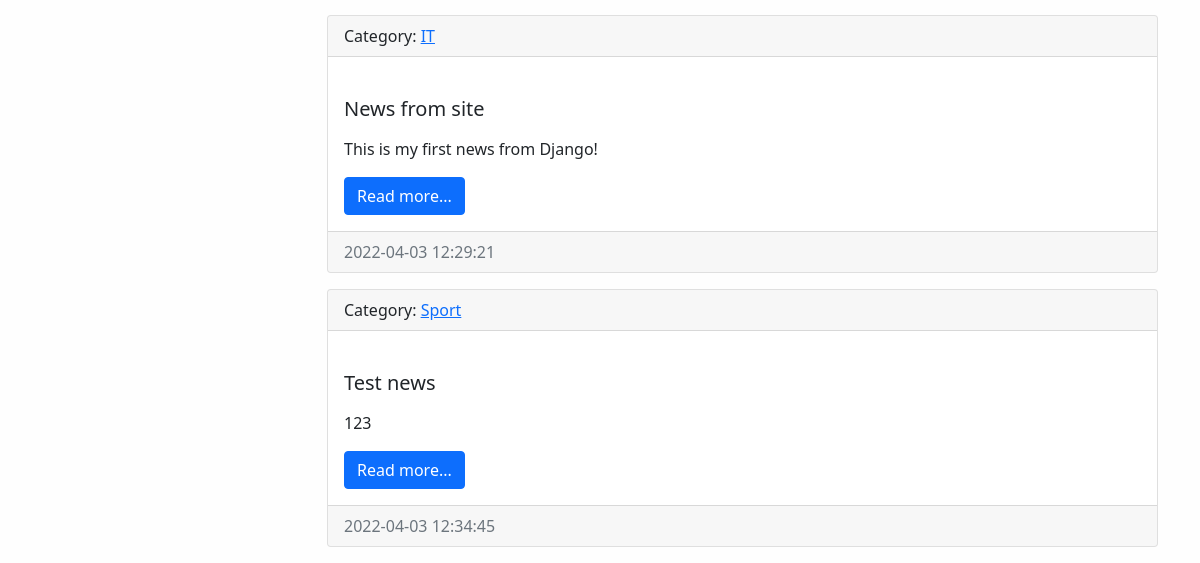
The page /news/ (lower part) on the database as committed earlier.
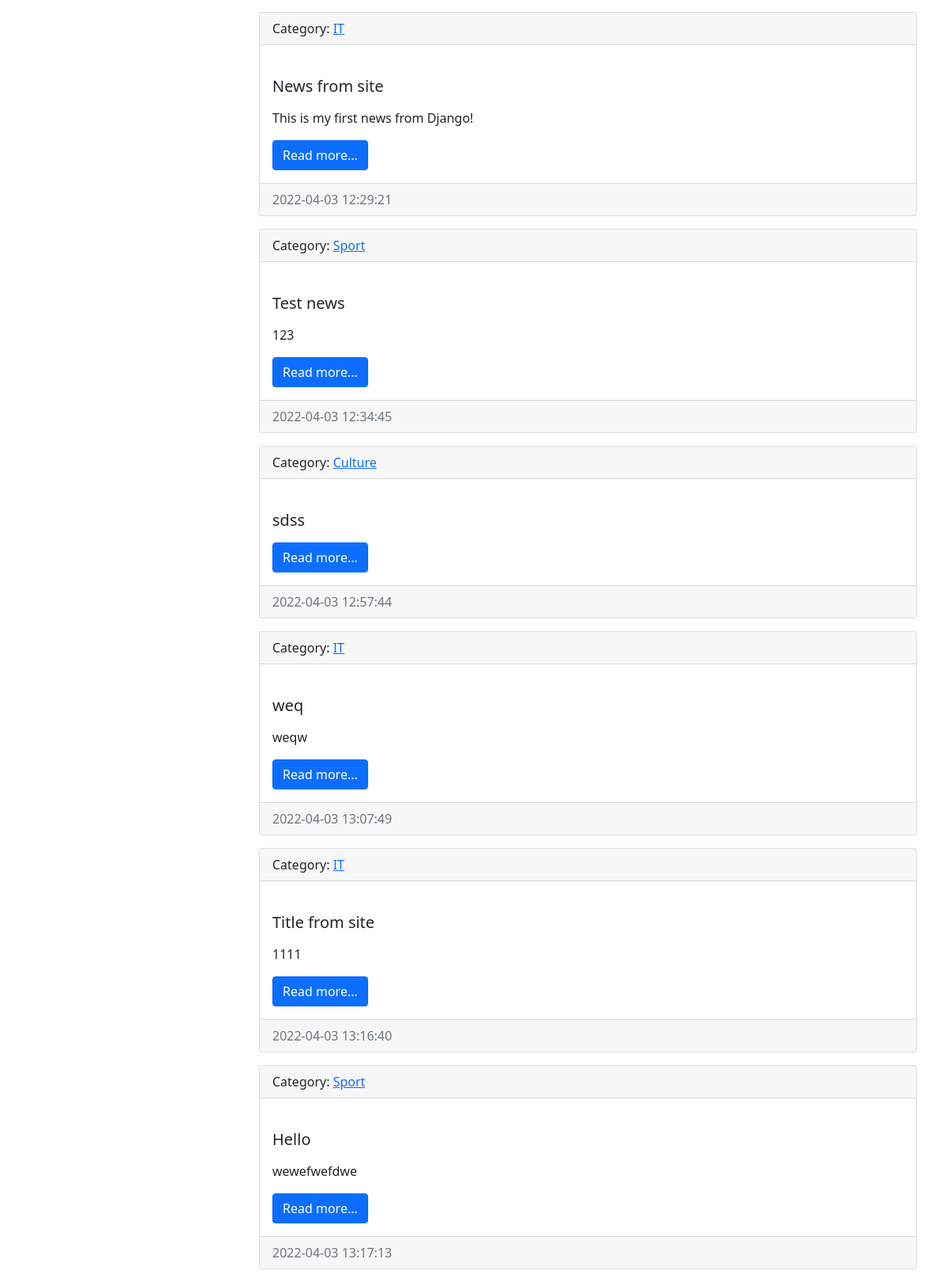
The same page on the database as committed later.
### news/models.py (models this page shows, shortened)
class News(models.Model):
    title = models.CharField(max_length=150)
    content = models.TextField(blank=True)
    created_at = models.DateTimeField(auto_now_add=True, verbose_name='Create')
    updated_at = models.DateTimeField(auto_now=True, verbose_name='Update')
    photo = models.ImageField(upload_to='photos/%Y/%m/%d/', blank=True)
    is_published = models.BooleanField(default=True, verbose_name='Published')
    category = models.ForeignKey('Category', on_delete=models.PROTECT)
    def get_absolute_url(self):
        return reverse('view_news', kwargs={"news_id": self.pk})
    class Meta:
        verbose_name = 'My news'
        verbose_name_plural = 'News'
        ordering = ['created_at', 'title']

class Category(models.Model):
    title = models.CharField(max_length=40, db_index=True, verbose_name="Name of category")
    def get_absolute_url(self):
        return reverse('category', kwargs={"category_id": self.pk})
    def __str__(self):
        return self.title
    class Meta:
        verbose_name = "Category"
        verbose_name_plural = "Categories"
        ordering = ["title"]

### news/views.py (the view)
# urls.py: path('', index, name='home'),
def index(request):
    news = News.objects.all()
    context = {
        'news': news,
        'title': 'List of news',
    }
    return render(request, template_name='news/index.html', context=context)

### news/templatetags/news_tags.py (called while the page is built)
@register.simple_tag(name='get_list_categories')
def get_categories():
    return Category.objects.all()

@register.inclusion_tag('news/list_categories.html')
def show_categories():
    categories = get_categories()
    return {"categories": categories}

### news/templates/news/index.html (shortened to what this page needs)
{% extends 'base.html' %}
{% block content %}
    {% for item in news %}
        <div class="card mb-3">
            <div class="card-header">
                Category: <a href="{{ item.category.get_absolute_url }}">{{ item.category }}</a>
            </div>
            <div class="card-body">
                <div class="media">
                    <div class="media-body">
                        <h5 class="card-title">{{ item.title }}</h5>
                        <p class="card-text">{{ item.content|linebreaks|truncatewords:60 }}</p>
                        <a href="{{ item.get_absolute_url }}" class="btn btn-primary">Read more...</a>
                    </div>
                </div>
            </div>
            <div class="card-footer text-muted">
                {{ item.created_at|date:"Y-m-d H:i:s" }}
            </div>
        </div>
    {% endfor %}
{% endblock %}

Rows that differ between the two databases and show on the page:
added News: category "Culture", title "sdss", created_at "2022-04-03 12:57:44"
added News: category "IT", title "weq", content "weqw", created_at "2022-04-03 13:07:49"
added News: category "IT", title "Title from site", content "1111", created_at "2022-04-03 13:16:40"
added News: category "Sport", title "Hello", content "wewefwefdwe", created_at "2022-04-03 13:17:13"
